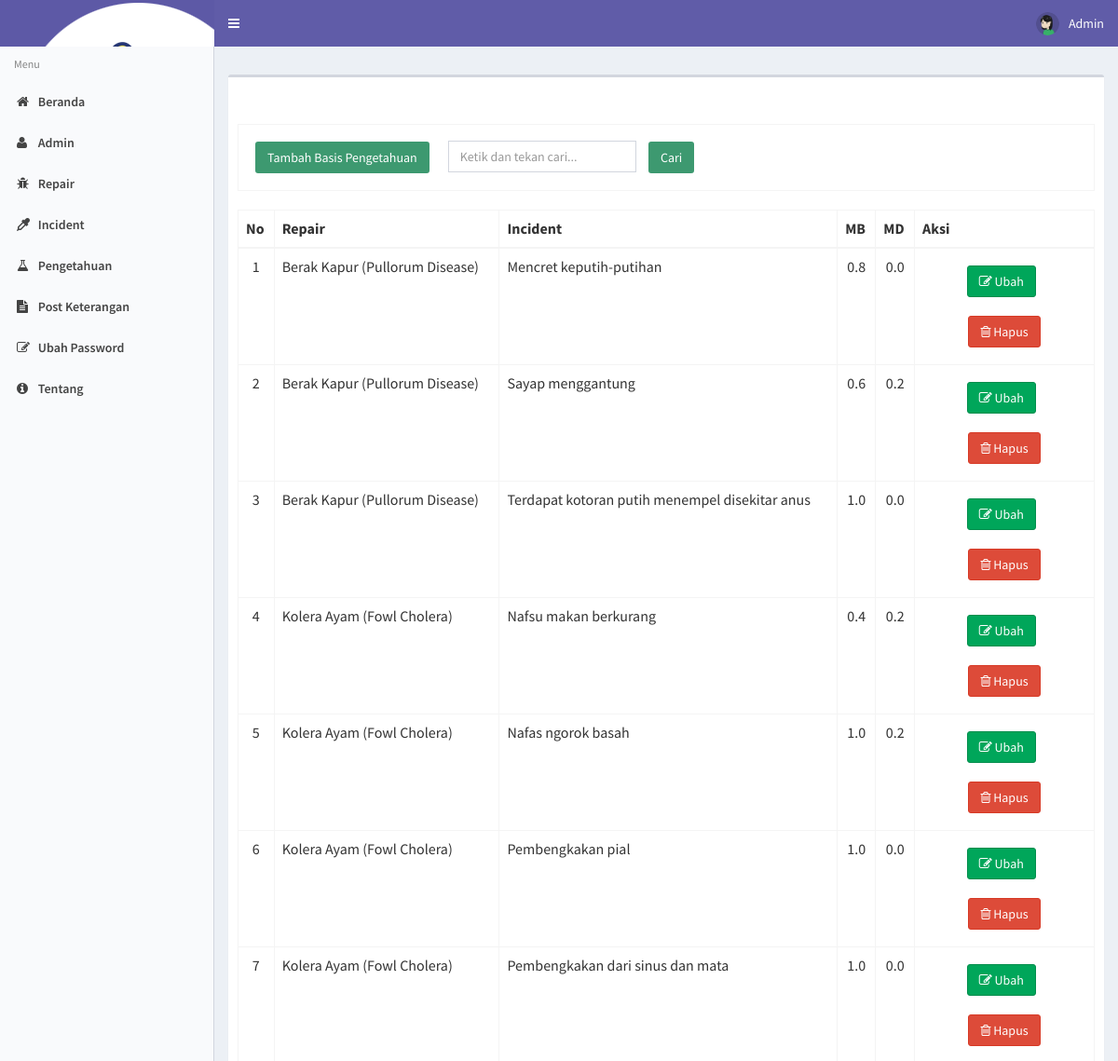
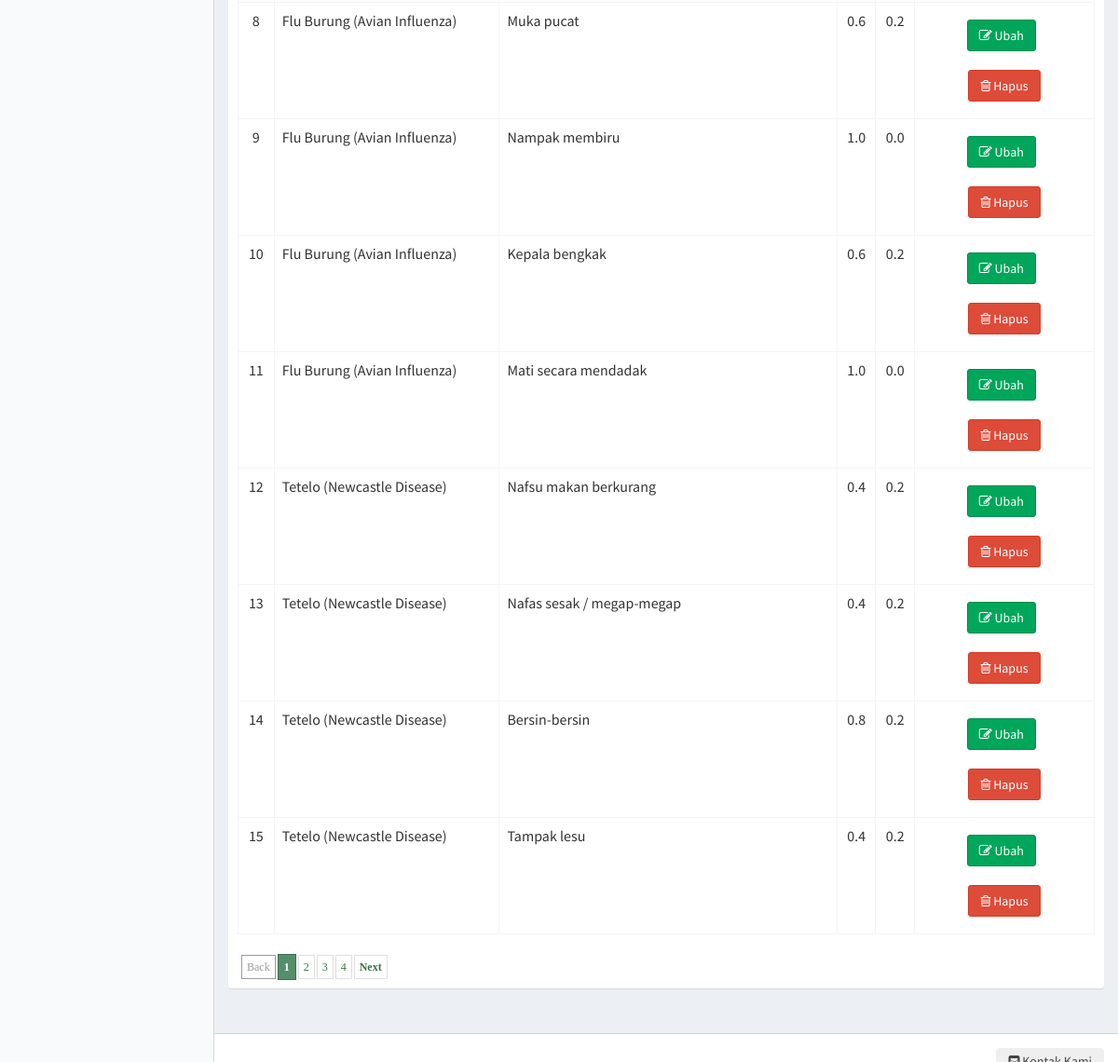
Page /pengetahuan (signed in) on the committed database (2 pictures, top to bottom).
### tables this page shows
CREATE TABLE `basis_pengetahuan` (
  `kode_pengetahuan` int(11) NOT NULL,
  `kode_repair` int(11) NOT NULL,
  `kode_incident` int(11) NOT NULL,
  `mb` double(11,1) NOT NULL,
  `md` double(11,1) NOT NULL
);

CREATE TABLE `repair` (
  `kode_repair` int(11) NOT NULL,
  `nama_repair` varchar(50) NOT NULL,
  `det_repair` varchar(500) NOT NULL,
  `srn_repair` varchar(500) NOT NULL,
  `gambar` varchar(500) NOT NULL
);

CREATE TABLE `incident` (
  `kode_incident` int(11) NOT NULL,
  `nama_incident` varchar(50) NOT NULL
);

### modul/pengetahuan/pengetahuan.php (the view, shortened to what this page needs)
<?php
if (!(isset($_SESSION['username']) && isset($_SESSION['password']))) {
    header('location:index.php');
    exit();
} else {
    ?>
<?php
$aksi="modul/pengetahuan/aksi_pengetahuan.php";
$act = $_GET['act'] ?? '';
switch($act){
  default:
  $offset = $_GET['offset'] ?? 0;
	$limit = 15;
  $tampil = mysqli_query($conn, "SELECT * FROM basis_pengetahuan ORDER BY kode_pengetahuan");
	echo "<form method=POST action='?module=pengetahuan' name=text_form onsubmit='return Blank_TextField_Validator_Cari()'>
          <br><br><table class='table table-bordered'>
		  <tr><td><input class='btn bg-olive margin' type=button name=tambah value='Tambah Basis Pengetahuan' onclick=\"window.location.href='pengetahuan/tambahpengetahuan';\"><input type=text name='keyword' style='margin-left: 10px;' placeholder='Ketik dan tekan cari...' class='form-control' value='$_POST[keyword]' /> <input class='btn bg-olive margin' type=submit value='   Cari   ' name=Go></td> </tr>
          </table></form>";
		  	$baris = mysqli_num_rows($tampil);
	if (isset($_POST['Go'])){
			$numrows = mysqli_num_rows(mysqli_query($conn, "SELECT * FROM basis_pengetahuan b,repair p where b.kode_repair=p.kode_repair AND p.nama_repair like '%".$_POST['keyword']."%'"));
			if ($numrows > 0){
				echo "<div class='alert alert-success alert-dismissible'>
                <h4><i class='icon fa fa-check'></i> Sukses!</h4>
                Pengetahuan yang anda cari di temukan.
              </div>";
				$i = 1;
	echo" <table class='table table-bordered' style='overflow-x=auto' cellpadding='0' cellspacing='0'>
          <thead>
            <tr>
              <th>No</th>
              <th>Repair</th>
              <th>Incident</th>
              <th>MB</th>
              <th>MD</th>
              <th width='21%'>Aksi</th>
            </tr>
          </thead>
		  <tbody>";
	$hasil = mysqli_query($conn, "SELECT * FROM basis_pengetahuan b,repair p where b.kode_repair=p.kode_repair AND p.nama_repair like '%".$_POST['keyword']."%'");
	$no = 1;
	$counter = 1;
    while ($r = mysqli_fetch_array($hasil)){
	if ($counter % 2 == 0) $warna = "dark";
	else $warna = "light";
	$sql = mysqli_query($conn, "SELECT * FROM incident where kode_incident = '".$r['kode_incident']."'");
	$rincident = mysqli_fetch_array($sql);
       echo "<tr class='".$warna."'>
			 <td align=center>$no</td>
			 <td>".$r['nama_repair']."</td>
			 <td>".$rincident['nama_incident']."</td>
			 <td align=center>".$r['mb']."</td>
			 <td align=center>".$r['md']."</td>
			 <td align=center><a type='button' class='btn btn-success margin' href=pengetahuan/editpengetahuan/".$r['kode_pengetahuan']."><i class='fa fa-pencil-square-o' aria-hidden='true'></i> Ubah </a> &nbsp;
	          <a type='button' class='btn btn-danger margin' href=\"JavaScript: confirmIt('Anda yakin akan menghapusnya ?','$aksi?module=pengetahuan&act=hapus&id=".$r['kode_pengetahuan']."','','','','u','n','Self','Self')\" onMouseOver=\"self.status=''; return true\" onMouseOut=\"self.status=''; return true\"><i class='fa fa-trash-o' aria-hidden='true'></i> Hapus</a>
             </td></tr>";
      $no++;
	  $counter++;
    }
    echo "</tbody></table>";
			}
			else{
				echo "<div class='alert alert-danger alert-dismissible'>
                <h4><i class='icon fa fa-ban'></i> Gagal!</h4>
                Maaf, Pengetahuan yang anda cari tidak ditemukan , silahkan inputkan dengan benar dan cari kembali.
              </div>";
			}
		}else{
	if($baris > 0){
	echo" <table class='table table-bordered' style='overflow-x=auto' cellpadding='0' cellspacing='0'>
          <thead>
            <tr>
              <th>No</th>
              <th>Repair</th>
              <th>Incident</th>
              <th>MB</th>
              <th>MD</th>
              <th width='21%'>Aksi</th>
            </tr>
          </thead>
		  <tbody>
		  ";
	$hasil = mysqli_query($conn, "SELECT * FROM basis_pengetahuan ORDER BY kode_pengetahuan limit $offset,$limit");
	$no = 1 + $offset;
	$counter = 1;
    while ($r = mysqli_fetch_array($hasil)){
	if ($counter % 2 == 0) $warna = "dark";
	else $warna = "light";
	$sql = mysqli_query($conn, "SELECT * FROM incident where kode_incident = '".$r['kode_incident']."'");
	$rincident = mysqli_fetch_array($sql);
	$sql2 = mysqli_query($conn, "SELECT * FROM repair where kode_repair = '".$r['kode_repair']."'");
	$rrepair = mysqli_fetch_array($sql2);
       echo "<tr class='".$warna."'>
			 <td align=center>$no</td>
			 <td>".$rrepair['nama_repair']."</td>
			 <td>".$rincident['nama_incident']."</td>
			 <td align=center>".$r['mb']."</td>
			 <td align=center>".$r['md']."</td>
			 <td align=center>
			 <a type='button' class='btn btn-success margin' href=pengetahuan/editpengetahuan/".$r['kode_pengetahuan']."><i class='fa fa-pencil-square-o' aria-hidden='true'></i> Ubah </a> &nbsp;
	          <a type='button' class='btn btn-danger margin' href=\"JavaScript: confirmIt('Anda yakin akan menghapusnya ?','$aksi?module=pengetahuan&act=hapus&id=".$r['kode_pengetahuan']."','','','','u','n','Self','Self')\" onMouseOver=\"self.status=''; return true\" onMouseOut=\"self.status=''; return true\">
			  <i class='fa fa-trash-o' aria-hidden='true'></i> Hapus</a>
             </td></tr>";
      $no++;
	  $counter++;
    }
    echo "</tbody></table>";
	echo "<div class=paging>";
	if ($offset != 0) {
		$prevoffset = $offset - 10;
		echo "<span class=prevnext> <a href=index.php?module=pengetahuan&offset=$prevoffset>Back</a></span>";
	}
	else {
		echo "<span class=disabled>Back</span>";
	}
	$halaman = intval($baris / $limit);
	if ($baris % $limit){
		$halaman++;
	}
	for($i = 1; $i <= $halaman; $i++){
		$newoffset = $limit * ($i - 1);
		if($offset != $newoffset){
			echo "<a href=index.php?module=pengetahuan&offset=$newoffset>$i</a>";
		}
		else {
			echo "<span class=current>".$i."</span>";
		}
	}
	if(!(($offset / $limit) + 1 == $halaman) && $halaman != 1){
		$newoffset = $offset + $limit;
		echo "<span class=prevnext><a href=index.php?module=pengetahuan&offset=$newoffset>Next</a>";
	}
	else {
		echo "<span class=disabled>Next</span>";
	}
	echo "</div>";
	}else{
	echo "<br><b>Data Kosong !</b>";
	}
	}
    break;
}
?>
<?php } ?>

### css/paging.css (style rules this page uses)
div.paging { padding:2px; margin:2px; text-align:left; font-family:Tahoma; font-size:12px; }
div.paging a { padding:5px 5px 5px 5px; margin-right:2px; border:1px solid #DEDFDE; text-decoration:none; color:#3a714e; }
div.paging span.current { padding:6px 6px 6px 6px; margin-right:2px; border:1px solid #3a714e; font-weight:bold; background-color:#558e6a; color:#FFFFFF; }
div.paging span.disabled { padding:5px 5px 5px 5px; margin-right:2px; border:1px solid #999999; color:#999999; }
div.paging span.prevnext { font-weight:bold; }

### css/style.css (style rules this page uses)
div.paging { margin-top: 25px; }

### rows in the picture
basis_pengetahuan: kode_repair.nama_repair "Berak Kapur (Pullorum Disease)", kode_incident.nama_incident "Mencret keputih-putihan", mb "0.8", md "0.0"
basis_pengetahuan: kode_repair.nama_repair "Berak Kapur (Pullorum Disease)", kode_incident.nama_incident "Sayap menggantung", mb "0.6", md "0.2"
basis_pengetahuan: kode_repair.nama_repair "Berak Kapur (Pullorum Disease)", kode_incident.nama_incident "Terdapat kotoran putih menempel disekitar anus", mb "1.0", md "0.0"
basis_pengetahuan: kode_repair.nama_repair "Kolera Ayam (Fowl Cholera)", kode_incident.nama_incident "Nafsu makan berkurang", mb "0.4", md "0.2"
basis_pengetahuan: kode_repair.nama_repair "Kolera Ayam (Fowl Cholera)", kode_incident.nama_incident "Nafas ngorok basah", mb "1.0", md "0.2"
basis_pengetahuan: kode_repair.nama_repair "Kolera Ayam (Fowl Cholera)", kode_incident.nama_incident "Pembengkakan pial", mb "1.0", md "0.0"
basis_pengetahuan: kode_repair.nama_repair "Kolera Ayam (Fowl Cholera)", kode_incident.nama_incident "Pembengkakan dari sinus dan mata", mb "1.0", md "0.0"
basis_pengetahuan: kode_repair.nama_repair "Flu Burung (Avian Influenza)", kode_incident.nama_incident "Muka pucat", mb "0.6", md "0.2"
basis_pengetahuan: kode_repair.nama_repair "Flu Burung (Avian Influenza)", kode_incident.nama_incident "Nampak membiru", mb "1.0", md "0.0"
basis_pengetahuan: kode_repair.nama_repair "Flu Burung (Avian Influenza)", kode_incident.nama_incident "Kepala bengkak", mb "0.6", md "0.2"
basis_pengetahuan: kode_repair.nama_repair "Flu Burung (Avian Influenza)", kode_incident.nama_incident "Mati secara mendadak", mb "1.0", md "0.0"
basis_pengetahuan: kode_repair.nama_repair "Tetelo (Newcastle Disease)", kode_incident.nama_incident "Nafsu makan berkurang", mb "0.4", md "0.2"
basis_pengetahuan: kode_repair.nama_repair "Tetelo (Newcastle Disease)", kode_incident.nama_incident "Nafas sesak / megap-megap", mb "0.4", md "0.2"
basis_pengetahuan: kode_repair.nama_repair "Tetelo (Newcastle Disease)", kode_incident.nama_incident "Bersin-bersin", mb "0.8", md "0.2"
basis_pengetahuan: kode_repair.nama_repair "Tetelo (Newcastle Disease)", kode_incident.nama_incident "Tampak lesu", mb "0.4", md "0.2"

### other values in the picture
$_SESSION['username'] "Admin"
